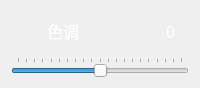
                      <widget class="QWidget" name="widget_9" native="true">
                       <property name="minimumSize">
                        <size>
                         <width>0</width>
                         <height>88</height>
                        </size>
                       </property>
                       <property name="maximumSize">
                        <size>
                         <width>16777215</width>
                         <height>88</height>
                        </size>
                       </property>
                       <layout class="QVBoxLayout" name="verticalLayout_8">
                        <item>
                         <layout class="QHBoxLayout" name="horizontalLayout_23" stretch="1,5,1">
                          <item>
                           <widget class="QLabel" name="label_image_tone">
                            <property name="minimumSize">
                             <size>
                              <width>30</width>
                              <height>30</height>
                             </size>
                            </property>
                            <property name="styleSheet">
                             <string notr="true">image:url(:/images/icon/bx_color_fill_icon.svg)</string>
                            </property>
                            <property name="text">
                             <string/>
                            </property>
                           </widget>
                          </item>
                          <item>
                           <widget class="QLabel" name="label_text_tone">
                            <property name="minimumSize">
                             <size>
                              <width>90</width>
                              <height>30</height>
                             </size>
                            </property>
                            <property name="font">
                             <font>
                              <family>黑体</family>
                              <pointsize>12</pointsize>
                              <weight>50</weight>
                              <italic>false</italic>
                              <bold>false</bold>
                              <stylestrategy>PreferAntialias</stylestrategy>
                             </font>
                            </property>
                            <property name="styleSheet">
                             <string notr="true">QLabel{
	color:rgb(255, 255, 255);
}</string>
                            </property>
                            <property name="text">
                             <string>色调</string>
                            </property>
                           </widget>
                          </item>
                          <item>
                           <widget class="QLabel" name="label_tone">
                            <property name="font">
                             <font>
                              <family>黑体</family>
                              <pointsize>12</pointsize>
                              <weight>50</weight>
                              <italic>false</italic>
                              <bold>false</bold>
                              <stylestrategy>PreferAntialias</stylestrategy>
                             </font>
                            </property>
                            <property name="styleSheet">
                             <string notr="true">QLabel{
	color:rgb(255, 255, 255);
}</string>
                            </property>
                            <property name="text">
                             <string>0</string>
                            </property>
                           </widget>
                          </item>
                         </layout>
                        </item>
                        <item>
                         <widget class="QSlider" name="horizontalSlider_tone">
                          <property name="styleSheet">
                           <string notr="true"/>
                          </property>
                          <property name="minimum">
                           <number>-100</number>
                          </property>
                          <property name="maximum">
                           <number>100</number>
                          </property>
                          <property name="orientation">
                           <enum>Qt::Horizontal</enum>
                          </property>
                          <property name="tickPosition">
                           <enum>QSlider::TicksAbove</enum>
                          </property>
                         </widget>
                        </item>
                       </layout>
                      </widget>
